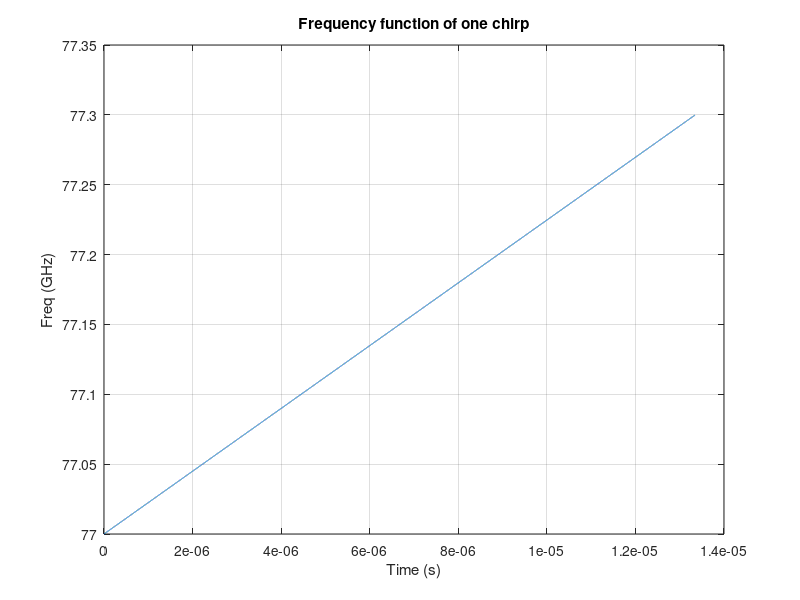
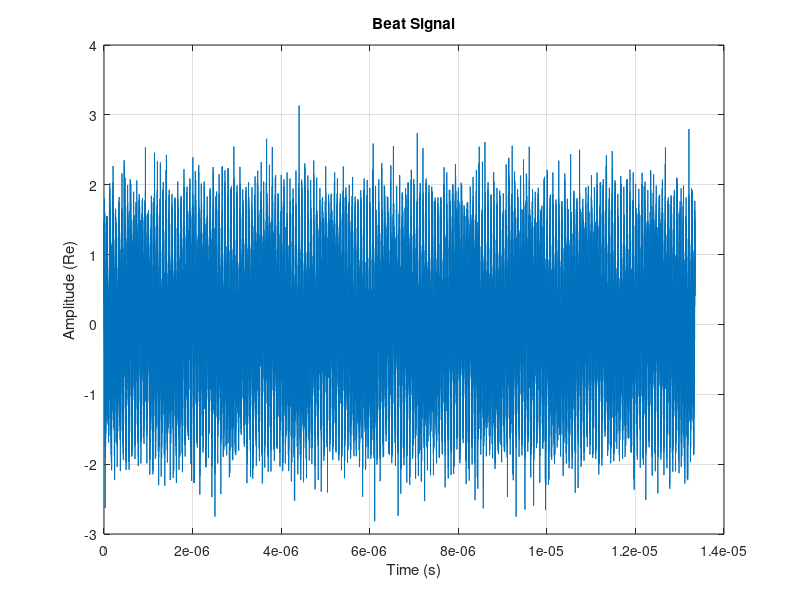
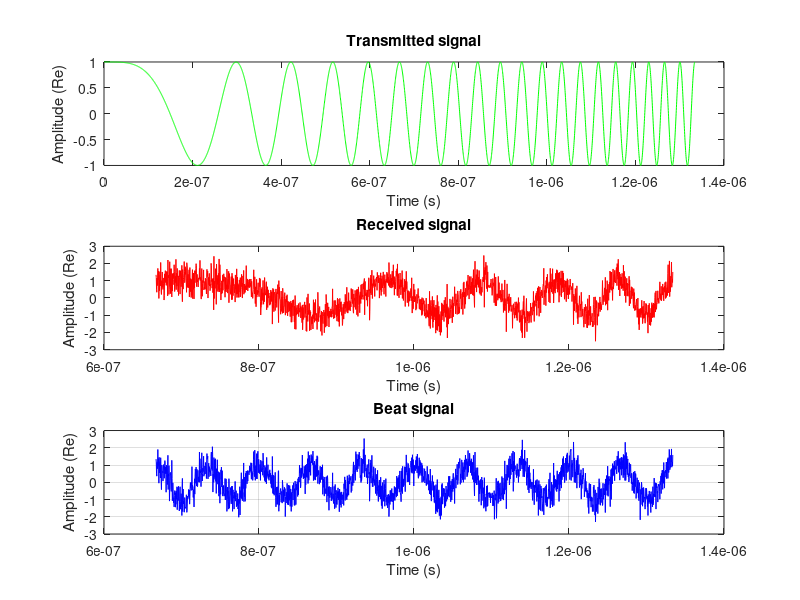
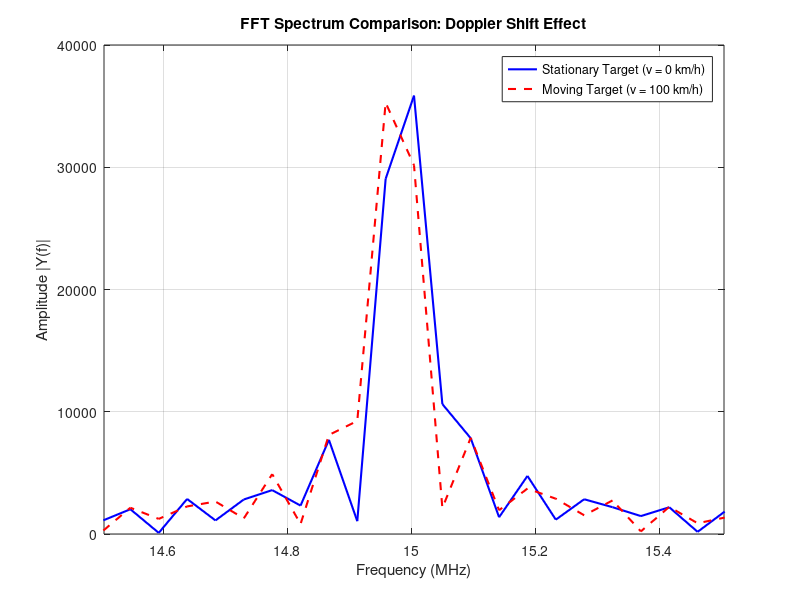

MATLAB code to generate these figures, in order: (Note: this script raises an error after producing the figures.)
clc;
clear;
close all;

% #### PART 1 MANUAL DEFINITION OF SIGNALS ####
               
c = 299792458;  % Light speed const in m/s
fc = 77e9;      % Carrier frequency (77 GHz - standard for automotive radars)

% ---- Project requirements -----

max_range = 200;                        % Maximal range in meters
range_resolution = 0.5;                 % Minimal distinguishable difference in distance in meters
max_velocity = 150;                     % Maximal velocity of measured target in km/h
bandwidth_ = c / (2*range_resolution);  % Bandwidth of our signal 
t_of_flight = 2*max_range/c;            % Time required to signal travel both ways 

% Value below is increased by some factor in order to obtain sufficient
% amount of time to compare it to beat signal
t_sweep = 10 * t_of_flight;             % Duration of 1 chirp 
slope = bandwidth_/t_sweep;             % Frequency slope of chirp
fs = 10*bandwidth_;                     % Sampling frequency

% Ploting parameters
disp(['System parameters        ', 'value']);
disp('------------------------------------');
disp(['Carrier frequency :      ', num2str(fc/1e9), ' GHz']);
disp(['Maximum target range:    ', num2str(max_range), ' m']);
disp(['Maximum target velocity: ', num2str(max_velocity), ' km/h']);
disp(['Chirp time :             ', num2str(t_sweep*1e6), ' us']);
disp(['Bandwidth :              ', num2str(bandwidth_/1e9), ' GHz']);
disp(['Chirp time (t_sweep):    ', num2str(t_sweep*1e6), ' us']);
disp(['Slope:                   ', num2str(slope/1e12), ' THz/s']);
disp(['Sampling frequency:      ', num2str(fs/1e9), ' GHz']);
disp(' ');

% ---- Target definition ---- 
target_range_0 = 100;   % In meters
target_vel_0 = 0;       % In km/h

target_range_1 = target_range_0;   % In meters
target_vel_1 = 100;     % In km/h

% ---- Signal definition ----

t = 0: (1/fs) : t_sweep;             % Time vector for one chirp
phase_tx = (2*pi*slope*t.^2)/2;      % Phase of one chirp
signal_tx = exp(1j * phase_tx);      % Definition of transitted signal

% % Diagnostic print
% figure;
% plot(t(1:500), real(signal_tx(1:500)));
% title('Begining of transmition signal (Re)');
% xlabel('Time (s)');
% ylabel('Amplittude');
freq_function = (fc + slope * t)/1e9;
figure;
plot(t, freq_function);
title('Frequency function of one chirp');
xlabel('Time (s)');
ylabel('Freq (GHz)');
grid on;
% ---- Signal propagation and echo ----

%Calculation for our first target (target_0)
tau = (2 * target_range_0) / c;                                         % This is our signal travel time (round-trip)
lambda = c / fc;                                                        % wavelenght
f_d_0 = (2 * target_vel_0 * 1000 / 3600) / lambda;                      % Doppler frequency 
phase_rx = (2 * pi * slope * (t-tau).^2) / 2;                           % Reciving signal phase
doppler_shift_signal_0 = exp(1j * 2 * pi * f_d_0 * t);                  % Generationg doppler shift signal
noise = 0.5 * (randn(size(t)) + 1j * randn(size(t)));                   % Generating complex gausian noise 
signal_rx_0 = (exp(1j * phase_rx) .* doppler_shift_signal_0) + noise;   % Return signal with noise and phase shift

%Calculation for our first target (target_1)
f_d_1 = (2 * target_vel_1 * 1000 / 3600) / lambda;                      % Doppler frequency 
doppler_shift_signal_1 = exp(1j * 2 * pi * f_d_1 * t);                  % Generationg doppler shift signal
signal_rx_1 = (exp(1j * phase_rx) .* doppler_shift_signal_1) + noise;   % Return signal with noise and phase shift


% We multiply signals to make use of exponent adding properiety of a
% signals
disp('Comparison od stationary and non stationary target');
disp('------------------------------------');
disp(['Travel time for target_0:              ', num2str(tau), ' s']);
disp(['Doppler freqency for target_0 (vel=0): ', num2str(f_d_0/1e6), ' MHz']);
disp(['Travel time for target_1:              ', num2str(tau), ' s']);
disp(['Doppler freqency for target_1 (vel>0): ', num2str(f_d_1/1e6), ' MHz']);
% ---- Beat signal ----

beat_signal_0 = signal_tx .* conj(signal_rx_0);                         % Generating beat signal for target_0
beat_signal_1 = signal_tx .* conj(signal_rx_1);                         % Generating beat signal for target_1
% Beat signal is generated using Complex Conjugate function, by that we
% ramowe our tx component of recived signal (we subtract it)

% ---- printing results ----
figure;
plot(t, real(beat_signal_0));
title('Beat Signal');
xlabel('Time (s)');
ylabel('Amplitude (Re)');
grid on;
figure;
subplot(3,1,1);
plot(t(1:4000), real(signal_tx(1:4000)),'-g');
xlabel('Time (s)');
ylabel('Amplitude (Re)');
title('Transmitted signal');
subplot(3,1,2);
t_start = round(tau*fs)+1;
plot(t(t_start:4000), real(signal_rx_0(t_start:4000)),'-r');
xlabel('Time (s)');
ylabel('Amplitude (Re)');
title('Received signal');
subplot(3,1,3);
plot(t(t_start:4000), real(beat_signal_0(t_start:4000)),'-b');
title('Beat signal');
xlabel('Time (s)');
ylabel('Amplitude (Re)');
grid on;

% ---- Fast Fourier Transform

% For target_0
beat_signal_cleaned_0 = beat_signal_0(t_start:end);        % Cutting of first samples (before received signal arivall)
N_fft_0 = 2^nextpow2(length(beat_signal_cleaned_0));       % Optymalizing fft transform function
fft_0 = fft(beat_signal_cleaned_0, N_fft_0);               % Fast Fourier transform
fft_shifted_0 = fftshift(fft_0);                           % Shifting order

% For target_1
beat_signal_cleaned_1 = beat_signal_1(t_start:end);        % Cutting of first samples (before received signal arivall)
N_fft_1 = 2^nextpow2(length(beat_signal_cleaned_1));       % Optymalizing fft transform function
fft_1 = fft(beat_signal_cleaned_1, N_fft_1);               % Fast Fourier transform
fft_shifted_1 = fftshift(fft_1);                           % Shifting order

f_axis = fs * (-N_fft_0/2 : N_fft_0/2 - 1) / N_fft_0;      % Axis for fft ploting

% FFT ploting
figure;
plot(f_axis/1e6, abs(fft_shifted_0), 'b-', 'LineWidth', 1.5); 
hold on;
plot(f_axis/1e6, abs(fft_shifted_1), 'r--', 'LineWidth', 1.5); 
hold off;
grid on;
title('FFT Spectrum Comparison: Doppler Shift Effect');
xlabel('Frequency (MHz)');
ylabel('Amplitude |Y(f)|');
legend('Stationary Target (v = 0 km/h)', 'Moving Target (v = 100 km/h)');
% Zoom settings
[~, idx_peak] = max(abs(fft_shifted_0));
f_peak_MHz = f_axis(idx_peak) / 1e6;
zoom = 0.5; 
xlim([f_peak_MHz - zoom, f_peak_MHz + zoom]);

% ---- Spectrogram of chirp ----

%Spectrogram parametrs
window_size = 1024;
overlap = 1000;
nfft = 2048;
% Spectrogram plotting 
figure;
[s, f, t_spec] = spectrogram(signal_tx, window_size, overlap, nfft, fs);    % Generating data for spectrogram drawin
imagesc(t_spec * 1e6, f / 1e6, abs(s));                                     % Plotting spectrogram
ylim([0, bandwidth_ / 1e6]);    
set(gca, 'YDir', 'normal'); 
colormap('jet');
colorbar;
title('Spetrogram of transmitted signal (TX Chirp)');
xlabel('Time (us)');
ylabel('Frequency (MHz)');
